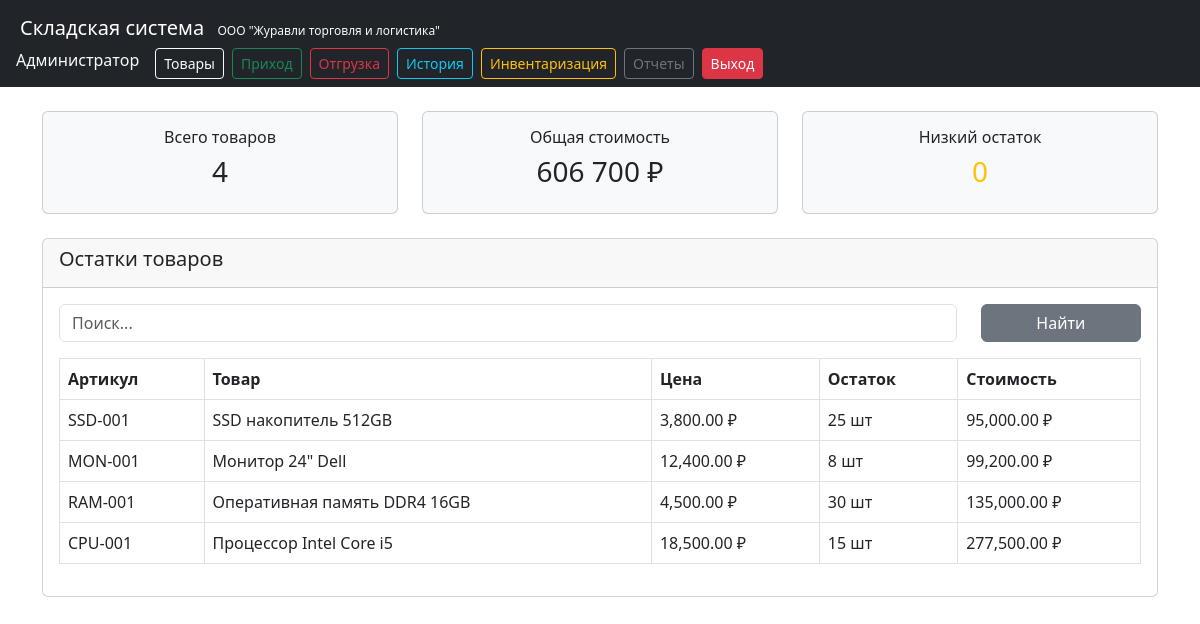
/reports.php (signed in), run on the app's committed database.
### tables this page shows
CREATE TABLE IF NOT EXISTS `products` (
    `id` INT PRIMARY KEY AUTO_INCREMENT,
    `sku` VARCHAR(50) UNIQUE NOT NULL,
    `name` VARCHAR(200) NOT NULL,
    `description` TEXT,
    `unit` VARCHAR(20) DEFAULT 'шт',
    `price` DECIMAL(10,2) DEFAULT 0,
    `stock` INT DEFAULT 0,
    `min_stock` INT DEFAULT 0,
    `supplier_id` INT,
    `created_at` TIMESTAMP DEFAULT CURRENT_TIMESTAMP,
    FOREIGN KEY (`supplier_id`) REFERENCES `suppliers`(`id`) ON DELETE SET NULL
);

### reports.php (the view, shortened to what this page needs)
<?php
require_once 'config.php';
$search = $_GET['search'] ?? '';
$sql = "SELECT p.*, s.name as supplier_name FROM products p
        LEFT JOIN suppliers s ON p.supplier_id = s.id";
$sql .= " ORDER BY p.name";
$products = $pdo->query($sql)->fetchAll();
$totalValue = 0;
foreach($products as $p) {
    $totalValue += $p['price'] * $p['stock'];
}
$lowStock = $pdo->query("SELECT COUNT(*) FROM products WHERE stock <= min_stock AND min_stock > 0")->fetchColumn();
?>
<!DOCTYPE html>
<html lang="ru">
<head>
    <link href="https://cdn.jsdelivr.net/npm/bootstrap@5.3.0/dist/css/bootstrap.min.css" rel="stylesheet">
</head>
<body>
    <?php include 'menu.php'; ?>
    <div class="container mt-4">
        <div class="row mb-4">
            <div class="col-md-4">
                <div class="card bg-light">
                    <div class="card-body text-center">
                        <h6>Всего товаров</h6>
                        <h3><?= count($products) ?></h3>
                    </div>
                </div>
            </div>
            <div class="col-md-4">
                <div class="card bg-light">
                    <div class="card-body text-center">
                        <h6>Общая стоимость</h6>
                        <h3><?= number_format($totalValue, 0, ',', ' ') ?> ₽</h3>
                    </div>
                </div>
            </div>
            <div class="col-md-4">
                <div class="card bg-light">
                    <div class="card-body text-center">
                        <h6>Низкий остаток</h6>
                        <h3 class="text-warning"><?= $lowStock ?></h3>
                    </div>
                </div>
            </div>
        </div>
        <div class="card">
            <div class="card-header">
                <h5>Остатки товаров</h5>
            </div>
            <div class="card-body">
                <div class="mb-3">
                    <form method="GET" class="row">
                        <div class="col-md-10">
                            <input type="text" name="search" class="form-control" placeholder="Поиск..." value="<?= htmlspecialchars($search) ?>">
                        </div>
                        <div class="col-md-2">
                            <button type="submit" class="btn btn-secondary w-100">Найти</button>
                        </div>
                    </form>
                </div>
                <table class="table table-bordered">
                    <thead>
                        <tr><th>Артикул</th><th>Товар</th><th>Цена</th><th>Остаток</th><th>Стоимость</th></tr>
                    </thead>
                    <tbody>
                        <?php foreach($products as $p): ?>
                        <tr>
                            <td><?= htmlspecialchars($p['sku']) ?></td>
                            <td><?= htmlspecialchars($p['name']) ?></td>
                            <td><?= number_format($p['price'], 2) ?> ₽</td>
                            <td class="<?= $p['stock'] <= $p['min_stock'] && $p['min_stock'] > 0 ? 'text-danger' : '' ?>">
                                <?= $p['stock'] ?> <?= $p['unit'] ?>
                            </td>
                            <td><?= number_format($p['price'] * $p['stock'], 2) ?> ₽</td>
                        </tr>
                        <?php endforeach; ?>
                    </tbody>
                </table>
            </div>
        </div>
    </div>
</body>
</html>

### data on the page
products: sku "SSD-001", name "SSD накопитель 512GB", price "3,800.00", stock "25", unit "шт", $p['price'] * $p['stock'] "95,000.00"
products: sku "MON-001", name "Монитор 24\" Dell", price "12,400.00", stock "8", unit "шт", $p['price'] * $p['stock'] "99,200.00"
products: sku "RAM-001", name "Оперативная память DDR4 16GB", price "4,500.00", stock "30", unit "шт", $p['price'] * $p['stock'] "135,000.00"
products: sku "CPU-001", name "Процессор Intel Core i5", price "18,500.00", stock "15", unit "шт", $p['price'] * $p['stock'] "277,500.00"

### other printed values
$_SESSION['user_name'] "Администратор"
count($products) "4"
$totalValue "606 700"
$lowStock "0"
